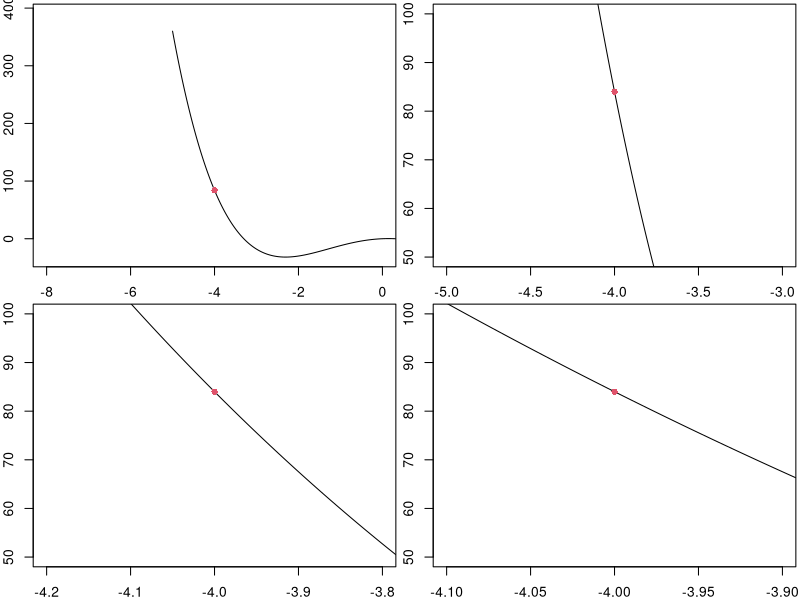
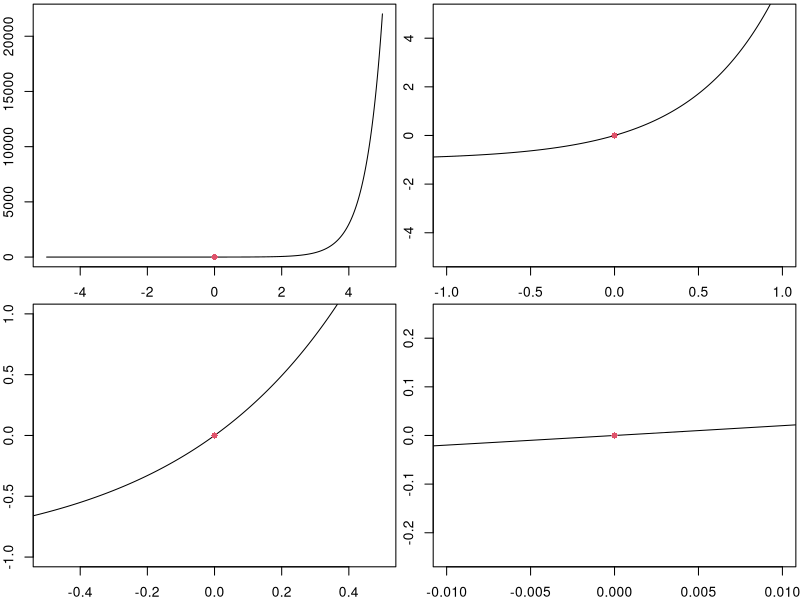
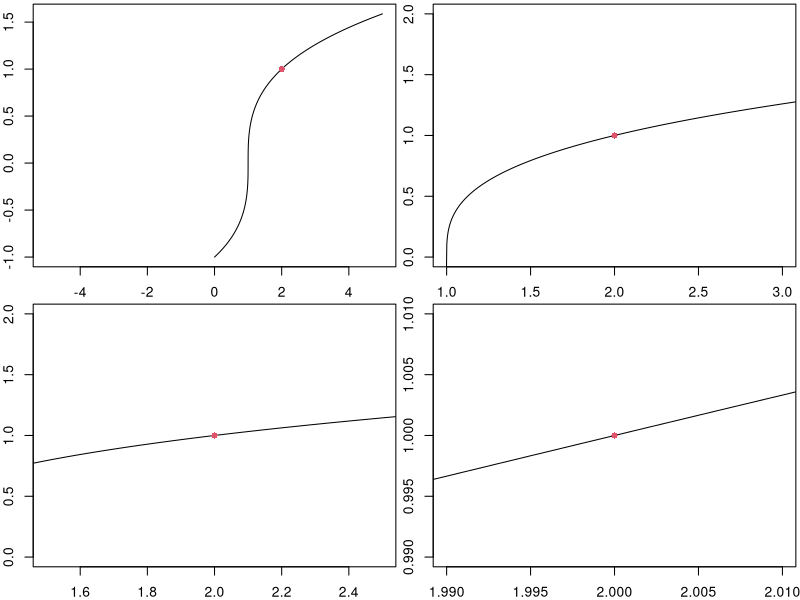
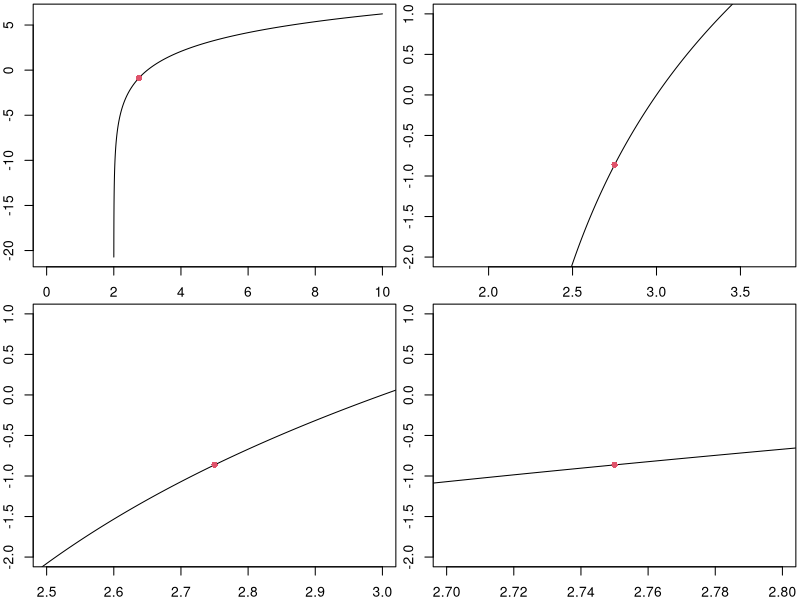
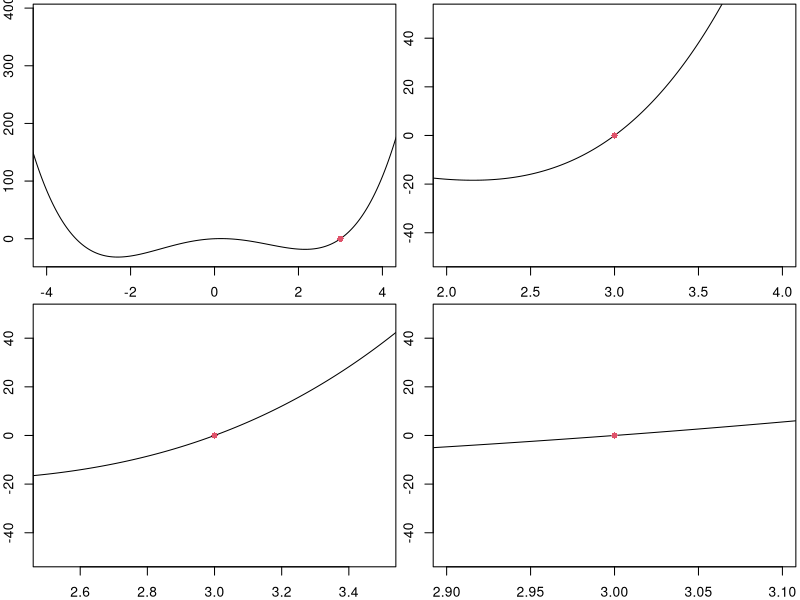
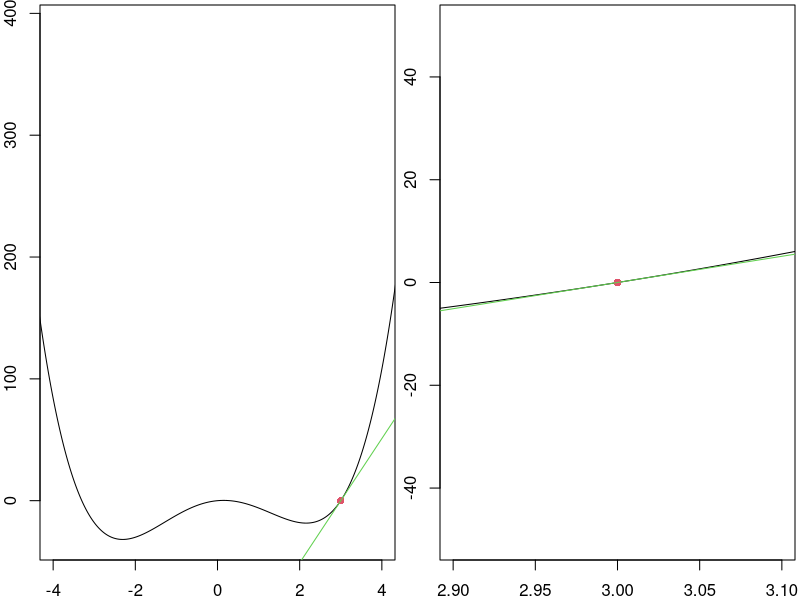
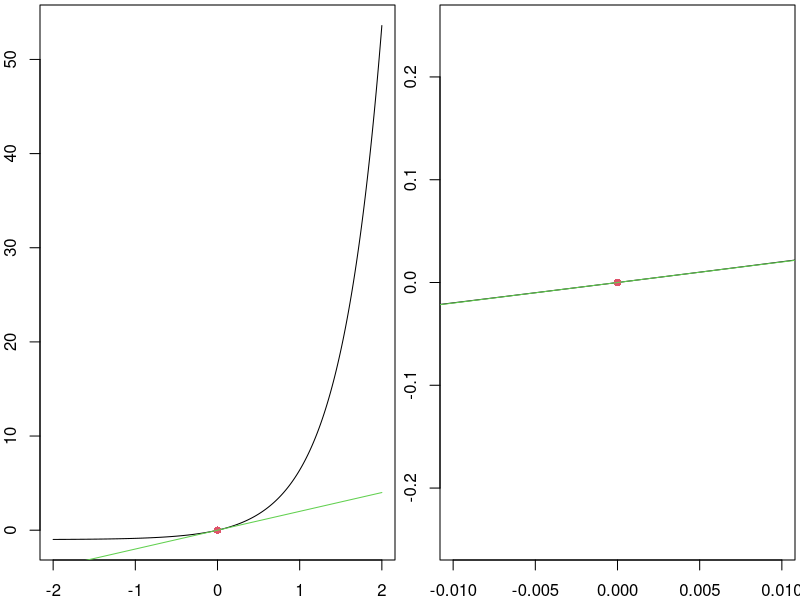
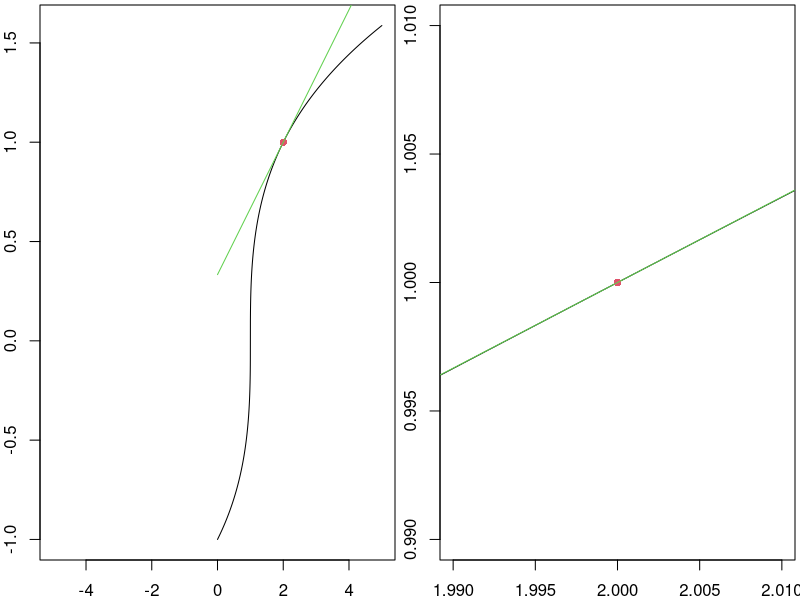

Write the R code that produced these figures, in order.
#Define the functions.
f1 <- function(x){x^4 -10*x^2 +3*x}
f2  <- function(x){exp(2*x)-1}
f3 <- function(x){sign(x-1)*(abs(x-1))^(1/3)}
f4 <- function(x){3*log(x-2)}

#Graph the functions.
x <- seq(-5,5,1e-3)

###figure 1###
y1 <- f1(x)
par(mfrow=c(2,2),mar=c(2,2,0.25,0.25))
plot(x,y1,type='l',xlim=c(-8,0))
points(-4,f1(-4),pch=16,col=2)
plot(x,y1,type='l',xlim=c(-5,-3),ylim=c(50,100))
points(-4,f1(-4),pch=16,col=2)
plot(x,y1,type='l',xlim=c(-4.2,-3.8),ylim=c(50,100))
points(-4,f1(-4),pch=16,col=2)
plot(x,y1,type='l',xlim=c(-4.1,-3.9),ylim=c(50,100))
points(-4,f1(-4),pch=16,col=2)


###figure 2###
y2 <- f2(x)
par(mfrow=c(2,2),mar=c(2,2,0.25,0.25))
plot(x,y2,type='l',xlim=c(-5,5))
points(0,f2(0),pch=16,col=2)
plot(x,y2,type='l',xlim=c(-1,1),ylim=c(-5,5))
points(0,f2(0),pch=16,col=2)
plot(x,y2,type='l',xlim=c(-0.5,0.5),ylim=c(-1,1))
points(0,f2(0),pch=16,col=2)
plot(x,y2,type='l',xlim=c(-0.01,0.01),ylim=c(-0.25,0.25))
points(0,f2(0),pch=16,col=2)

###figure 3###
x3 <- seq(0,5,1e-3)
y3 <- f3(x3)
par(mfrow=c(2,2),mar=c(2,2,0.25,0.25))
plot(x3,y3,type='l',xlim=c(-5,5))
points(2,f3(2),pch=16,col=2)
plot(x3,y3,type='l',xlim=c(1,3),ylim=c(0,2))
points(2,f3(2),pch=16,col=2)
plot(x3,y3,type='l',xlim=c(1.5,2.5),ylim=c(0,2))
points(2,f3(2),pch=16,col=2)
plot(x3,y3,type='l',xlim=c(1.99,2.01),ylim=c(0.99,1.01))
points(2,f3(2),pch=16,col=2)

###figure 4###
x4 <- seq(2,10,1e-3)
y4 <- f4(x4)
par(mfrow=c(2,2),mar=c(2,2,0.25,0.25))
plot(x4,y4,type='l',xlim=c(0,10))
points(2.75,f4(2.75),pch=16,col=2)
plot(x4,y4,type='l',xlim=c(1.75,3.75),ylim=c(-2,1))
points(2.75,f4(2.75),pch=16,col=2)
plot(x4,y4,type='l',xlim=c(2.5,3),ylim=c(-2,1))
points(2.75,f4(2.75),pch=16,col=2)
plot(x4,y4,type='l',xlim=c(2.7,2.8),ylim=c(-2,1))
points(2.75,f4(2.75),pch=16,col=2)


###figure 1###
y1 <- f1(x)
par(mfrow=c(2,2),mar=c(2,2,0.25,0.25))
plot(x,y1,type='l',xlim=c(-4,4))
points(3,f1(3),pch=16,col=2)
plot(x,y1,type='l',xlim=c(2,4),ylim=c(-50,50))
points(3,f1(3),pch=16,col=2)
plot(x,y1,type='l',xlim=c(2.5,3.5),ylim=c(-50,50))
points(3,f1(3),pch=16,col=2)
plot(x,y1,type='l',xlim=c(2.9,3.1),ylim=c(-50,50))
points(3,f1(3),pch=16,col=2)



f4 <- function(x){3*log(x-2)}

dx <- 0.000001
c <- 2.75
x <- seq(c-5*dx,c+5*dx,dx)
f4(x)

data.frame(x,(f4(x)-f4(c))/(x-c))




m1 <- 51
m2 <- 2
m3 <- 1/3
m4 <- 4





#Define the linearization function.
t <- function(x,a,fa,df){
  fa + df*(x - a)
}

#Visualize these linearizations.
x <- seq(-5,5,1e-3)

###figure 1###
m1 <- 51
  par(mfrow=c(1,2),mar=c(2,2,0.25,0.25))
plot(x,f1(x),type='l',xlim=c(-4,4))
points(3,f1(3),pch=16,col=2)
lines(x,t(x,3,f1(3),m1),col=3)
plot(x,f1(x),type='l',xlim=c(2.9,3.1),ylim=c(-50,50))
points(3,f1(3),pch=16,col=2)
lines(x,t(x,3,f1(3),m1),col=3)

x <- seq(-2,2,1e-3)

###figure 2###
m2 <- 2
  par(mfrow=c(1,2),mar=c(2,2,0.25,0.25))
plot(x,f2(x),type='l',xlim=c(-2,2))
points(0,f2(0),pch=16,col=2)
lines(x,t(x,0,f2(0),m2),col=3)
plot(x,f2(x),type='l',xlim=c(-0.01,0.01),ylim=c(-0.25,0.25))
points(0,f2(0),pch=16,col=2)
lines(x,t(x,0,f2(0),m2),col=3)


x <- seq(-5,5,1e-3)

###figure 3###
x3 <- seq(0,5,1e-3)
m3 <- 1/3
  par(mfrow=c(1,2),mar=c(2,2,0.25,0.25))
plot(x3,f3(x3),type='l',xlim=c(-5,5))
points(2,f3(2),pch=16,col=2)
lines(x3,t(x3,2,f3(2),m3),col=3)
plot(x3,f3(x3),type='l',xlim=c(1.99,2.01),ylim=c(0.99,1.01))
points(2,f3(2),pch=16,col=2)
lines(x3,t(x3,2,f3(2),m3),col=3)

###figure 4###
x4 <- seq(2,10,1e-3)
m4 <- 4
  par(mfrow=c(1,2),mar=c(2,2,0.25,0.25))
plot(x4,f4(x4),type='l',xlim=c(0,10))
points(2.75,f4(2.75),pch=16,col=2)
lines(x4,t(x4,2.75,f4(2.75),m4),col=3)
plot(x4,f4(x4),type='l',xlim=c(2.7,2.8),ylim=c(-2,1))
points(2.75,f4(2.75),pch=16,col=2)
lines(x4,t(x4,2.75,f4(2.75),m4),col=3)



###example 1###
x <- seq(-10,2,1e-3)
par(mfrow=c(2,2),mar=c(2,2,0.25,0.25))
plot(x,abs(x+4),type='l',xlim=c(-9,1),ylim=c(-3,5))
points(-4,0,pch=16,col=2)
plot(x,abs(x+4),type='l',xlim=c(-6,-2),ylim=c(-3,3))
points(-4,0,pch=16,col=2)
plot(x,abs(x+4),type='l',xlim=c(-4.5,-3.5),ylim=c(-1,1))
points(-4,0,pch=16,col=2)
plot(x,abs(x+4),type='l',xlim=c(-4.01,-3.99),ylim=c(-0.01,0.01))
points(-4,0,pch=16,col=2)


###example 2###
f3 <- function(x){sign(x-1)*(abs(x-1))^(1/3)}
x3 <- seq(-5,5,1e-4)
y3 <- f3(x3)

par(mfrow=c(2,2),mar=c(2,2,0.25,0.25))
plot(x3,y3,type='l',xlim=c(-5,5))
points(1,f3(1),pch=16,col=2)
plot(x3,y3,type='l',xlim=c(0,2),ylim=c(-1,1))
points(1,f3(1),pch=16,col=2)
plot(x3,y3,type='l',xlim=c(0.5,1.5),ylim=c(-0.75,0.75))
points(1,f3(1),pch=16,col=2)
plot(x3,y3,type='l',xlim=c(0.99,1.01),ylim=c(-0.01,0.01))
points(1,f3(1),pch=16,col=2)





